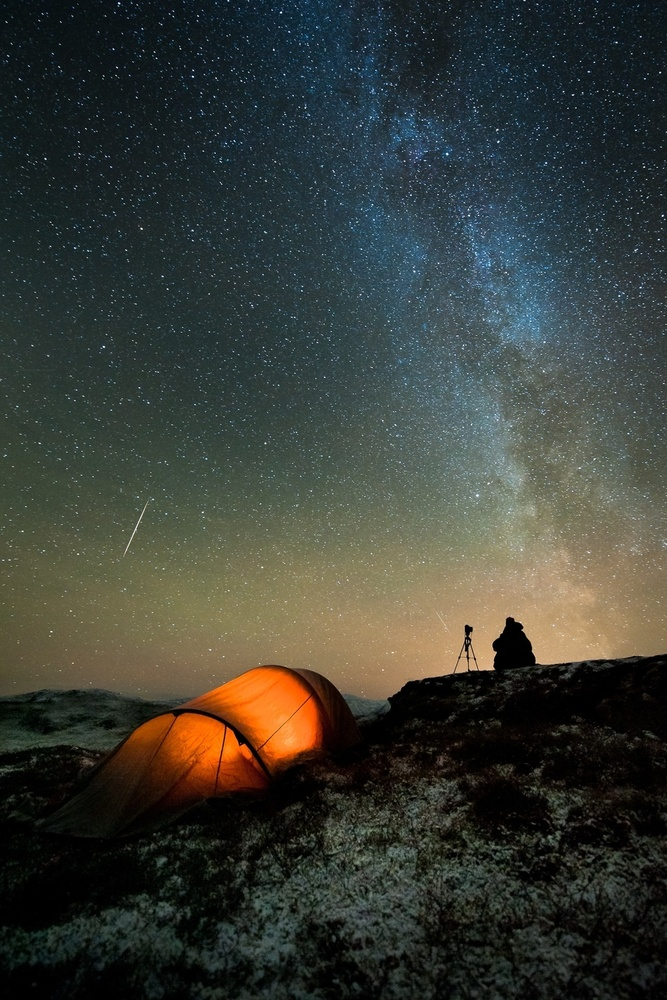
#> input picture opencv-track-master/image.jpg, 667 x 1000 px, shrunk from 990 x 1485 before the run, found by its file name
$ python image_rotation.py
#> lines starting #> are read from the running program, lines starting #| are printed output that depends on the picture
import cv2
import numpy as np

img = cv2.imread('./image.jpg')
#> img is the input picture: shape (1000, 667, 3); mean B, G, R 53.4, 60.3, 56.8
num_rows, num_cols = img.shape[:2]
#> num_rows = 1000; num_cols = 667

rotation_matrix = cv2.getRotationMatrix2D((num_cols/2, num_rows/2), 30, 1)

img_rotation = cv2.warpAffine(img, rotation_matrix, (num_cols, num_rows))
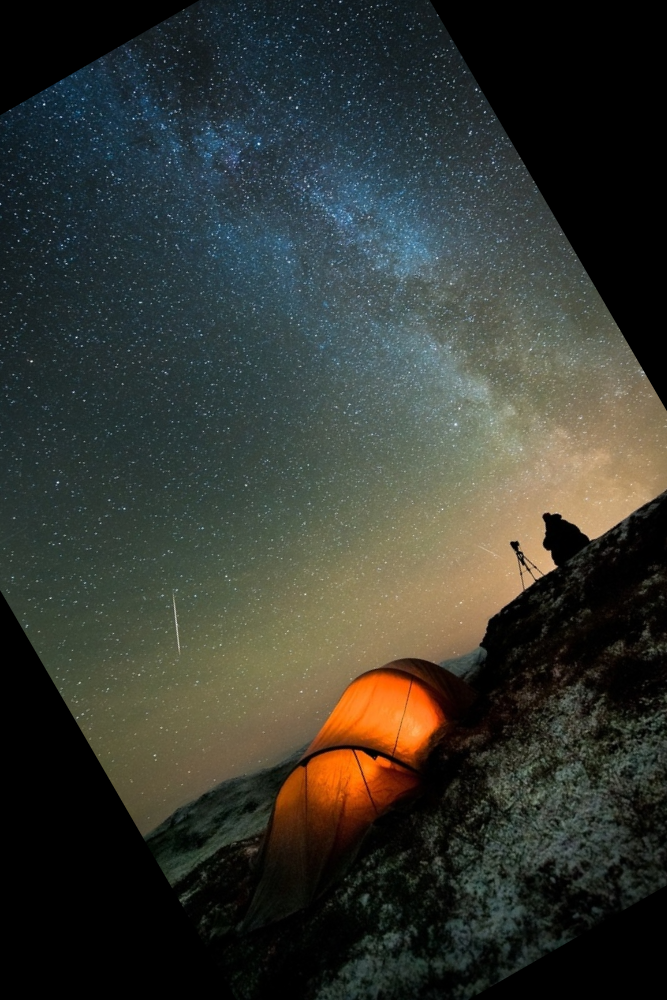
#> img_rotation: shape (1000, 667, 3); mean B, G, R 48.8, 55.5, 53

cv2.imshow("Rotation", img_rotation)
cv2.waitKey()

$ run again, with opencv-track-master/tree.jpg copied over opencv-track-master/image.jpg
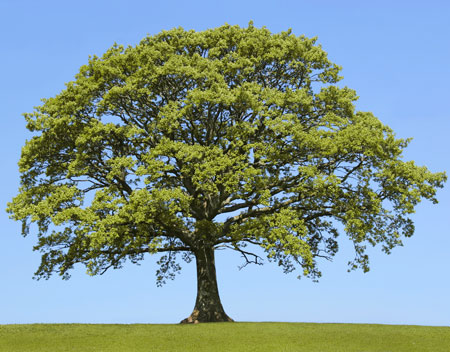
#> input picture opencv-track-master/tree.jpg, 450 x 352 px, found by its file name
#> img is the input picture: shape (352, 450, 3); mean B, G, R 146.2, 150.8, 128.7
#> `img_rotation = cv2.warpAffine(img, rotation_matrix, (num_cols, num_row..`:
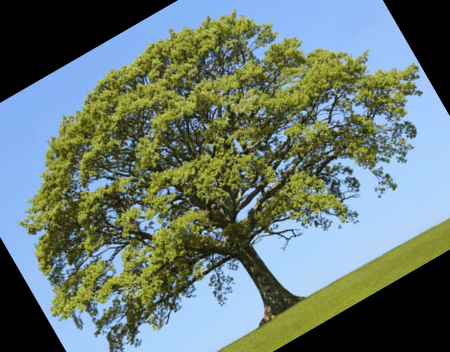
#> img_rotation: shape (352, 450, 3); mean B, G, R 113, 121, 104.4
